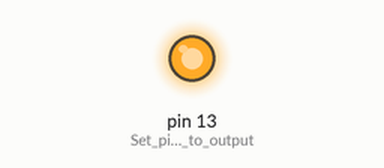
This sketch was run on a simulated Arduino Uno, built with avr-gcc and run on an emulated ATmega328P. Parts: output pins drawn as LEDs (lit = HIGH).

Above: at 5.0 s.
At 12.0 s:
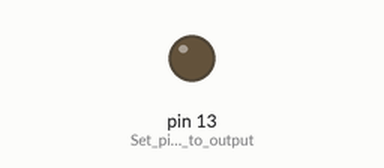
Timing chart, 0 to 18.2 s (numbered marks = the images above):
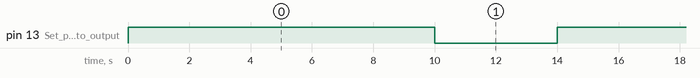

Measured:
- by itself, pin 13 (Set_pin_13_to_output): alternates HIGH for 10.0 s and LOW for 4.0 s

The sketch:

SIK_Circuit_1A-Blink.ino
```cpp
/*
SparkFun Inventor’s Kit
Circuit 1A-Blink

Turns an LED connected to pin 13 on and off. Repeats forever.

This sketch was written by SparkFun Electronics, with lots of help from the Arduino community.
This code is completely free for any use.

View circuit diagram and instructions at: https://learn.sparkfun.com/tutorials/sparkfun-inventors-kit-experiment-guide---v40
Download code at: https://github.com/sparkfun/SIK-Guide-Code
*/

void setup() {

  pinMode(13, OUTPUT);      // Set pin 13 to output

}


void loop() {

  digitalWrite(13, HIGH);   // Turn on the LED

  delay(10000);              // Wait for two seconds

  digitalWrite(13, LOW);    // Turn off the LED

  delay(4000);              // Wait for two seconds

}
```
